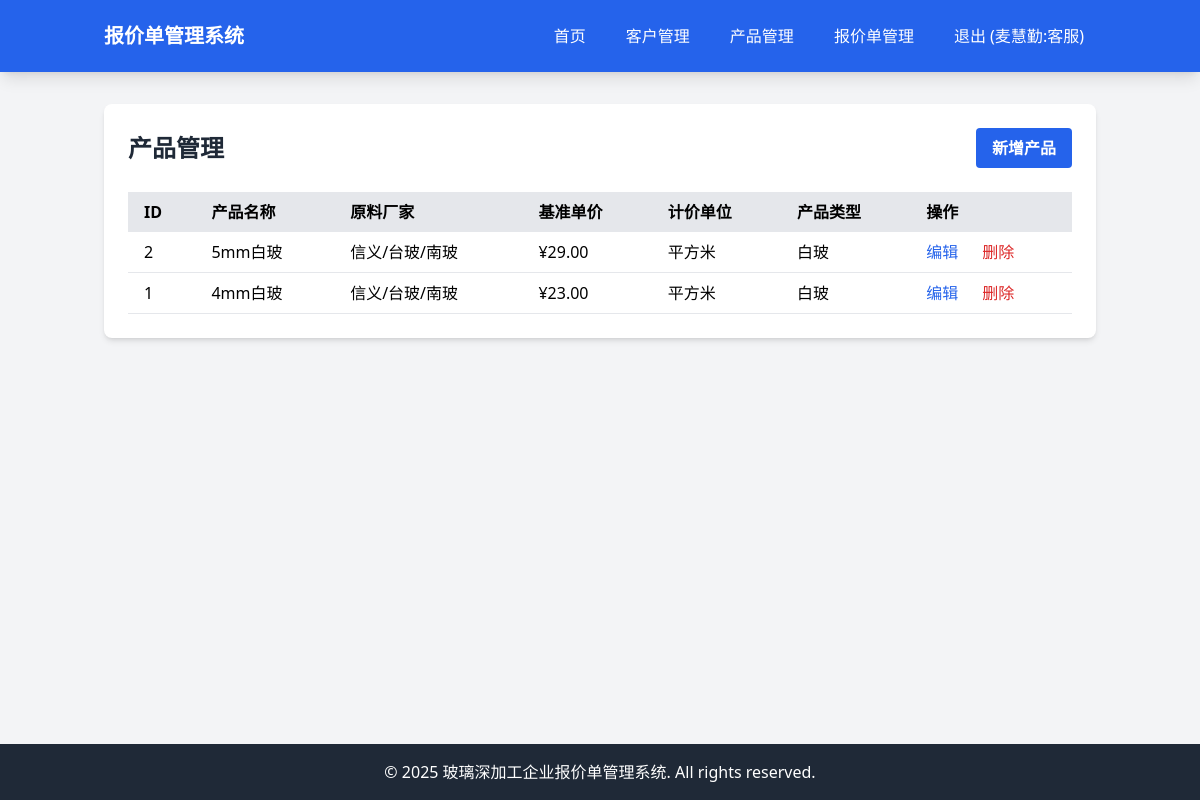
/products (signed in), run on an earlier commit of the app's database.
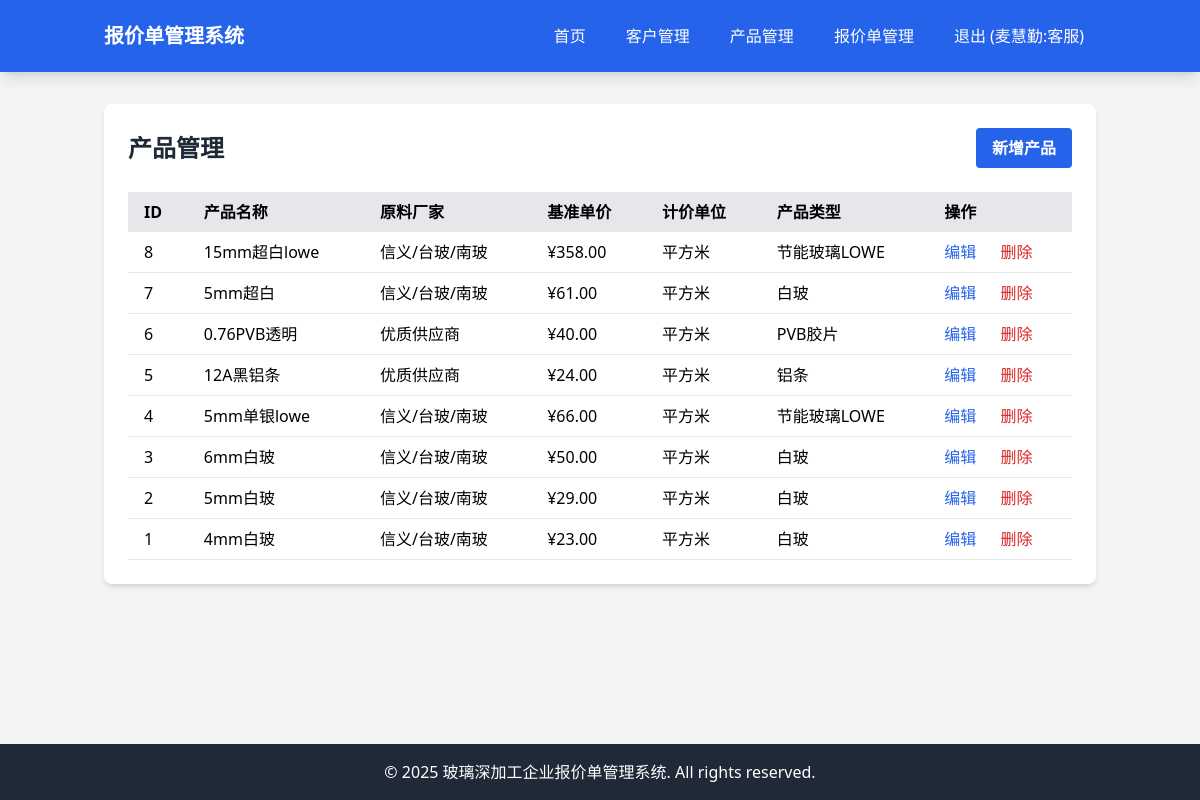
And on a later commit of the database.
### tables this page shows
CREATE TABLE products (id INTEGER PRIMARY KEY AUTOINCREMENT, name VARCHAR(100), manufacturer VARCHAR(100), price DECIMAL(10, 2), unit VARCHAR(20), type VARCHAR(50), created_at DATETIME DEFAULT CURRENT_TIMESTAMP, updated_at DATETIME DEFAULT CURRENT_TIMESTAMP);

### app/Router.php (called while the page is built, shortened)
<?php
class Router
{
    protected $routes = [
        'GET' => [],
        'POST' => [],
        'PUT' => [],
        'DELETE' => []
    ];
    public function get($uri, $callback)
    {
        $this->routes['GET'][$uri] = $callback;
        return $this;
    }
    public function post($uri, $callback)
    {
        $this->routes['POST'][$uri] = $callback;
        return $this;
    }
    public function resolve($uri, $method)
    {
        if (isset($this->routes[$method][$uri])) {
            return $this->routes[$method][$uri];
        }
        return null;
    }
}

### app/Controllers/ProductController.php (called while the page is built, shortened)
<?php
class ProductController extends Controller
{
    protected $product;
    public function __construct()
    {
        $this->product = new Product();
    }
    public function index()
    {
        $products = $this->product->query()
            ->orderBy('created_at', 'DESC')
            ->get();
        return $this->render('products/index', ['products' => $products]);
    }
}

### app/Models/Model.php (called while the page is built, shortened)
<?php
abstract class Model
{
    protected $connection;
    protected $table;
    public function __construct()
    {
        $this->connection = $this->getConnection();
    }
    protected function getConnection()
    {
        static $pdo = null;
        if ($pdo === null) {
            $config = require __DIR__ . '/../../config/database.php';
            $dbConfig = $config['connections'][$config['default']];
            if ($dbConfig['driver'] === 'mysql') {
                $dsn = "mysql:host={$dbConfig['host']};port={$dbConfig['port']};dbname={$dbConfig['database']};charset={$dbConfig['charset']}";
                $username = $dbConfig['username'] ?? '';
                $password = $dbConfig['password'] ?? '';
                $pdo = new PDO($dsn, $username, $password);
            } else {
                $dsn = "sqlite:{$dbConfig['database']}";
                $pdo = new PDO($dsn);
            }
            $pdo->setAttribute(PDO::ATTR_ERRMODE, PDO::ERRMODE_EXCEPTION);
            $pdo->setAttribute(PDO::ATTR_DEFAULT_FETCH_MODE, PDO::FETCH_ASSOC);
        }
        return $pdo;
    }
    public function query()
    {
        return new QueryBuilder($this->connection, $this->table);
    }
}

### app/Models/QueryBuilder.php (called while the page is built, shortened)
<?php
class QueryBuilder
{
    protected $connection;
    protected $table;
    protected $bindings = [];
    protected $orderBy = [];
    public function __construct($connection, $table)
    {
        $this->connection = $connection;
        $this->table = $table;
    }
    public function orderBy($column, $direction = 'ASC')
    {
        $this->orderBy[] = "{$column} {$direction}";
        return $this;
    }
    public function get()
    {
        $sql = $this->buildSelectQuery();
        $stmt = $this->connection->prepare($sql);
        $stmt->execute($this->bindings);
        return $stmt->fetchAll();
    }
    protected function buildSelectQuery()
    {
        $sql = "SELECT * FROM {$this->table}";
        if (!empty($this->orderBy)) {
            $sql .= " ORDER BY " . implode(', ', $this->orderBy);
        }
        return $sql;
    }
}

### app/Controllers/Controller.php (called while the page is built, shortened)
<?php
class Controller
{
    protected $view;
    public function __construct()
    {
        $this->view = new View();
    }
    protected function render($view, $data = [])
    {
        return $this->view->render($view, $data);
    }
}

### resources/views/products/index.php (the view, shortened to what this page needs)
<div class="bg-white rounded-lg shadow-md p-6">
    <div class="flex justify-between items-center mb-6">
        <h1 class="text-2xl font-bold text-gray-800">产品管理</h1>
        <a href="/products/create" class="bg-blue-600 hover:bg-blue-700 text-white font-bold py-2 px-4 rounded">
            新增产品
        </a>
    </div>
    <div class="overflow-x-auto">
        <table class="min-w-full bg-white">
            <thead class="bg-gray-200">
                <tr>
                    <th class="py-2 px-4 text-left">ID</th>
                    <th class="py-2 px-4 text-left">产品名称</th>
                    <th class="py-2 px-4 text-left">原料厂家</th>
                    <th class="py-2 px-4 text-left">基准单价</th>
                    <th class="py-2 px-4 text-left">计价单位</th>
                    <th class="py-2 px-4 text-left">产品类型</th>
                    <th class="py-2 px-4 text-left">操作</th>
                </tr>
            </thead>
            <tbody>
                <?php
                $productTypeMap = [];
                for ($i = 0; $i < count(PRODUCT_TYPE_EN); $i++) {
                    $productTypeMap[PRODUCT_TYPE_EN[$i]] = PRODUCT_TYPE_CN[$i];
                }
                foreach ($products as $product):
                ?>
                <tr class="border-b">
                    <td class="py-2 px-4"><?= htmlspecialchars($product['id']) ?></td>
                    <td class="py-2 px-4"><?= htmlspecialchars($product['name']) ?></td>
                    <td class="py-2 px-4"><?= htmlspecialchars($product['manufacturer']) ?></td>
                    <td class="py-2 px-4">¥<?= number_format($product['price'], 2) ?></td>
                    <td class="py-2 px-4"><?= htmlspecialchars($product['unit']) ?></td>
                    <td class="py-2 px-4"><?= htmlspecialchars($productTypeMap[$product['type']] ?? $product['type']) ?></td>
                    <td class="py-2 px-4">
                        <a href="/products/edit/<?= $product['id'] ?>" class="text-blue-600 hover:text-blue-900 mr-5">编辑</a>
                        <a href="/products/delete/<?= $product['id'] ?>" class="text-red-600 hover:text-red-900"
                           onclick="return confirm('确定要删除这个产品吗？')">删除</a>
                    </td>
                </tr>
                <?php endforeach; ?>
            </tbody>
        </table>
    </div>
</div>

### public/index.php (shortened to what this page needs)
<?php
$router = new Router();
$router->get('/install', [new InstallController(), 'show']);
$router->post('/install', [new InstallController(), 'install']);
$router->get('/login', [new AuthController(), 'login']);
$router->post('/login', [new AuthController(), 'authenticate']);
$router->post('/logout', [new AuthController(), 'logout']);
$router->get('/logout', [new AuthController(), 'logout']);
$uri = $_SERVER['REQUEST_URI'];
$method = $_SERVER['REQUEST_METHOD'];
$route = $router->resolve($uri, $method);
if ($route) {
    if (is_callable($route)) {
        echo $route();
    } elseif (is_array($route)) {
        $controller = $route[0];
        $method = $route[1];
        echo call_user_func([$controller, $method]);
    }
}

### app/View.php (shortened to what this page needs)
<?php
class View
{
    protected $layout;
    public function __construct($layout = null)
    {
        $this->layout = $layout ?: 'layout';
    }
    public function render($view, $data = [])
    {
        extract($data);
        $viewPath = __DIR__ . "/../resources/views/{$view}.php";
        if (file_exists($viewPath)) {
            include $viewPath;
        } else {
            echo "View not found: {$view}";
        }
        $content = ob_get_clean();
        $layoutPath = __DIR__ . "/../resources/views/{$this->layout}.php";
        if (file_exists($layoutPath)) {
            include $layoutPath;
        } else {
            echo $content;
        }
    }
}

### resources/views/layout.php (shortened to what this page needs)
<!DOCTYPE html>
<html lang="zh-CN">
<head>
    <script src="https://cdn.tailwindcss.com"></script>
</head>
<body class="bg-gray-100">
    <div class="min-h-screen flex flex-col">
        <nav class="bg-blue-600 text-white shadow-lg">
            <div class="container mx-auto px-4">
                <div class="flex justify-between items-center py-4">
                    <div class="text-xl font-bold">报价单管理系统</div>
                    <div class="flex space-x-4">
                        <?php
                        if (isset($_SESSION['user_id'])): ?>
                            <a href="/" class="hover:bg-blue-700 px-3 py-2 rounded">首页</a>
                            <a href="/customers" class="hover:bg-blue-700 px-3 py-2 rounded">客户管理</a>
                            <a href="/products" class="hover:bg-blue-700 px-3 py-2 rounded">产品管理</a>
                            <a href="/quotes" class="hover:bg-blue-700 px-3 py-2 rounded">报价单管理</a>
                            <a href="/logout" class="hover:bg-blue-700 px-3 py-2 rounded">退出 (<?= htmlspecialchars($_SESSION['name'] ?? '') . ':' . htmlspecialchars($_SESSION['role'] ?? '') ?>)</a>
                        <?php else: ?>
                            <a href="/login" class="hover:bg-blue-700 px-3 py-2 rounded">登录</a>
                        <?php endif; ?>
                    </div>
                </div>
            </div>
        </nav>
        <main class="flex-grow container mx-auto px-4 py-8">
            <?= $content ?? '' ?>
        </main>
        <footer class="bg-gray-800 text-white py-4">
            <div class="container mx-auto px-4 text-center">
                <p>&copy; 2025 玻璃深加工企业报价单管理系统. All rights reserved.</p>
            </div>
        </footer>
    </div>
</body>
</html>

What changed in the data, as far as the page shows it:
added products: id "8", name "15mm超白lowe", manufacturer "信义/台玻/南玻", price "358.00", unit "平方米", type "节能玻璃LOWE"
added products: id "7", name "5mm超白", manufacturer "信义/台玻/南玻", price "61.00", unit "平方米", type "白玻"
added products: id "6", name "0.76PVB透明", manufacturer "优质供应商", price "40.00", unit "平方米", type "PVB胶片"
added products: id "5", name "12A黑铝条", manufacturer "优质供应商", price "24.00", unit "平方米", type "铝条"
added products: id "4", name "5mm单银lowe", manufacturer "信义/台玻/南玻", price "66.00", unit "平方米", type "节能玻璃LOWE"
added products: id "3", name "6mm白玻", manufacturer "信义/台玻/南玻", price "50.00", unit "平方米", type "白玻"
